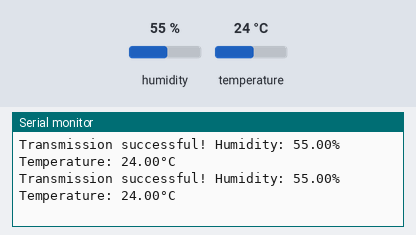
This sketch was run on a simulated Arduino Uno, built with avr-gcc and run on an emulated ATmega328P. Shown: the last lines printed to the serial monitor. The test bench sets the inputs (shaded band); at power-on: humidity 55 %, temperature 24 °C. No radio packets arrive unless stated.

Above: at 2.8 s.
2.9 s: humidity set to 22 %
At 4.8 s:
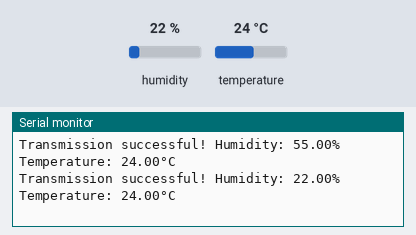
5.6 s: temperature set to 12 °C
At 6.9 s:
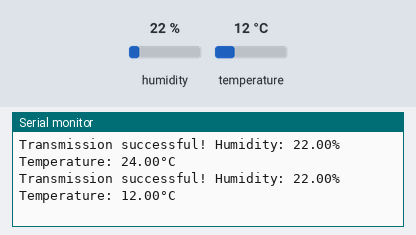
8.3 s: humidity set to 40 %
At 9.9 s:
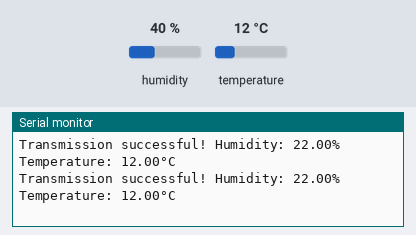
Timing chart, 0 to 11.4 s (numbered marks = the images above; inputs shaded):
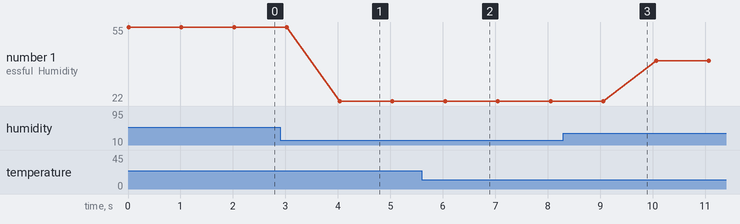

The sketch:

Transmitter_HandT.ino
```cpp
//Include Libraries
#include <SPI.h>
//#include <nRF24L01.h>
#include "RF24.h"
#include "DHT.h"

#define DHTPIN 2
#define DHTTYPE DHT22

//create an RF24 object
RF24 radio(9, 8);  // CE, CSN

//address through which two modules communicate.
const byte address[6] = "00001";

typedef struct payload {
  float temperature;
  float humidity;
} payload_t;

payload_t payload = { 0 };

// Initialize DHT sensor.
// Note that older versions of this library took an optional third parameter to
// tweak the timings for faster processors.  This parameter is no longer needed
// as the current DHT reading algorithm adjusts itself to work on faster procs.
DHT dht(DHTPIN, DHTTYPE);

void setup() {

  Serial.begin(115200);
  while (!Serial) {
    // some boards need to wait to ensure access to serial over USB
  }
  // initialize the transceiver on the SPI bus
  if (!radio.begin()) {
    Serial.println(F("radio hardware is not responding!!"));
    while (1) {}  // hold in infinite loop
  }
  radio.setChannel(1);
  // Set the PA Level low to try preventing power supply related problems
  // because these examples are likely run with nodes in close proximity to
  // each other.
  radio.setPALevel(RF24_PA_LOW);  // RF24_PA_MAX is default.
  // save on transmission time by setting the radio to only transmit the
  // number of bytes we need to transmit a float
  radio.setPayloadSize(sizeof(payload));  // float datatype occupies 4 bytes
  //set the address
  radio.openWritingPipe(address);
  //Set module as transmitter
  radio.stopListening();
  dht.begin();
}
void loop() {

  payload.humidity = dht.readHumidity();
  payload.temperature = dht.readTemperature();

  //Send message to receiver
  bool report = radio.write(&payload, sizeof(payload_t));
  if (report) {
    Serial.print(F("Transmission successful! "));  // payload was delivered
    Serial.print(F("Humidity: "));
    Serial.print(payload.humidity);
    Serial.print(F("%  Temperature: "));
    Serial.print(payload.temperature);
    Serial.println(F("°C "));
  } else {
    Serial.println(F("Transmission failed or timed out"));  // payload was not delivered
  }

  delay(1000);
}
```

Measured:
- after the input at 2.9 s, the serial monitor: prints a new line after 1.1 s (image 1)
- after the input at 5.6 s, the serial monitor: prints a new line after 0.45 s (image 2)
- plotted number 1: 55 → 22 after the input at 2.9 s, 22 → 40 after the input at 8.3 s
